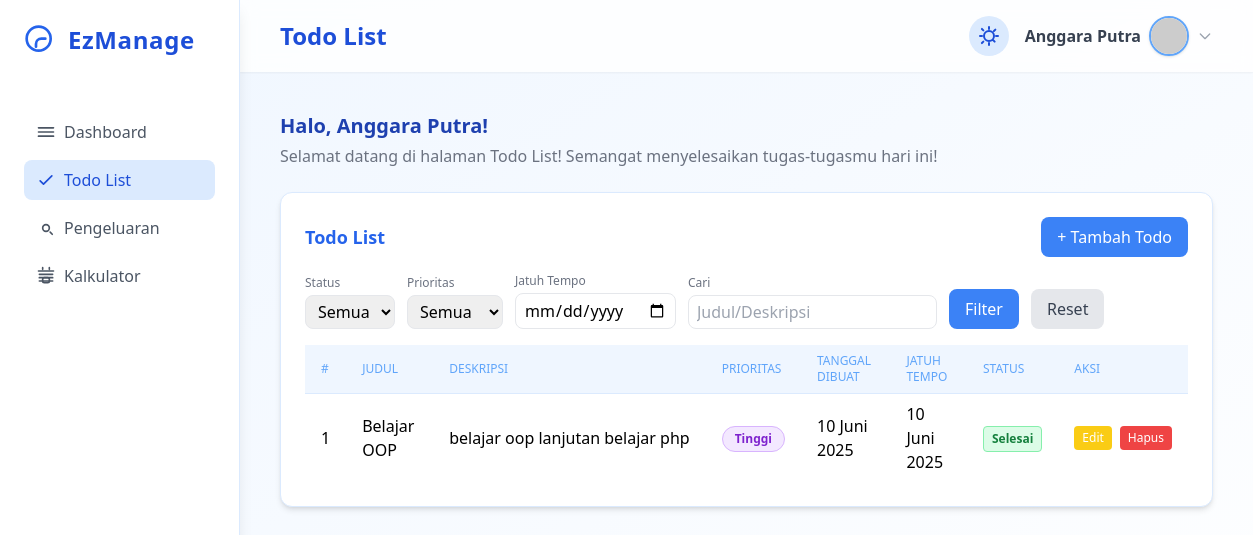
The app's page /todo.php (signed in) with its own data.
### tables this page shows
CREATE TABLE `users` (
  `id` int NOT NULL,
  `username` varchar(50) NOT NULL,
  `fullname` varchar(100) NOT NULL,
  `email` varchar(100) NOT NULL,
  `city` varchar(20) NOT NULL,
  `password_hash` varchar(255) NOT NULL,
  `profile_pic` varchar(100) NOT NULL,
  `created_at` datetime DEFAULT CURRENT_TIMESTAMP
);

CREATE TABLE `todos` (
  `id` int NOT NULL,
  `user_id` int NOT NULL,
  `title` varchar(255) NOT NULL,
  `description` text,
  `priority` enum('Tinggi','Sedang','Rendah') NOT NULL,
  `due_date` date DEFAULT NULL,
  `status` enum('Belum','Proses','Selesai') DEFAULT 'Belum',
  `created_at` datetime DEFAULT CURRENT_TIMESTAMP,
  `updated_at` datetime DEFAULT CURRENT_TIMESTAMP ON UPDATE CURRENT_TIMESTAMP
);

### todo.php (the view, shortened to what the rows shown need)
<?php
require_once 'functions/functions.php';
$user_login = $_SESSION['user'];
$todos = [];
$result = dbquery("SELECT * FROM todos WHERE user_id = " . intval($user_login['id']));
while ($row = mysqli_fetch_assoc($result)) {
    $todos[] = $row;
}
$status_filter = $_GET['status'] ?? '';
$due_filter = $_GET['due_date'] ?? '';
$priority_filter = $_GET['priority'] ?? '';
$search = $_GET['search'] ?? '';
$filtered_todos = array_filter($todos, function ($todo) use ($status_filter, $due_filter, $priority_filter, $search) {
    $status_ok = !$status_filter || $todo['status'] === $status_filter;
    $due_ok = !$due_filter || $todo['due_date'] === $due_filter;
    $priority_ok = !$priority_filter || (isset($todo['priority']) && $todo['priority'] === $priority_filter);
    $search_ok = !$search || stripos($todo['title'], $search) !== false || stripos($todo['description'], $search) !== false;
    return $status_ok && $due_ok && $priority_ok && $search_ok;
});
$user = get_user_by_id($user_login['id']);
$profilePic = !empty($user['profile_pic']) && file_exists('assets/profiles/' . $user['profile_pic'])
    ? 'assets/profiles/' . $user['profile_pic']
    : 'https://ui-avatars.com/api/?name=' . urlencode($user['fullname']) . '&background=4f8ef7&color=fff';
?>
<!DOCTYPE html>
<html lang="en">
<head>
    <script src="https://cdn.tailwindcss.com"></script>
</head>
<body class="bg-gradient-to-br from-blue-50 to-white min-h-screen font-sans dark:bg-gradient-to-br dark:from-gray-900 dark:to-gray-800">
    <div class="flex min-h-screen">
        <div class="flex-1 flex flex-col md:ml-60 ml-20">
            <header class="bg-white/80 backdrop-blur shadow-sm flex items-center justify-between px-4 md:px-10 py-4 sticky top-0 z-20 dark:bg-gray-900/80 dark:shadow-gray-900/30">
                <h1 class="text-xl md:text-2xl font-bold text-blue-700 dark:text-blue-200">Todo List</h1>
                <div class="flex items-center gap-4">
                    <div class="relative">
                        <button id="profileDropdownBtn" class="flex items-center gap-2 focus:outline-none group">
                            <span class="font-semibold text-gray-700 hidden md:inline dark:text-gray-200"><?= htmlspecialchars(get_user_by_id($user_login['id'])['fullname']) ?></span>
                            <img id="profileImage" src="<?= htmlspecialchars($profilePic) ?>" alt="Profile" class="w-9 h-9 md:w-10 md:h-10 rounded-full border-2 border-blue-400 shadow object-cover">
                            <svg class="w-4 h-4 text-gray-400 group-hover:text-blue-500 dark:text-gray-300 dark:group-hover:text-blue-300" fill="none" stroke="currentColor" stroke-width="2" viewBox="0 0 24 24">
                                <path stroke-linecap="round" stroke-linejoin="round" d="M19 9l-7 7-7-7" />
                            </svg>
                        </button>
                    </div>
                </div>
            </header>
            <main class="flex-1 p-4 md:p-10">
                <div class="mb-6">
                    <h2 class="text-lg md:text-xl font-semibold text-blue-800 mb-1 dark:text-blue-200">Halo, <?= htmlspecialchars(get_user_by_id($user_login['id'])['fullname']) ?>!</h2>
                    <p class="text-gray-500 dark:text-gray-300">Selamat datang di halaman Todo List! Semangat menyelesaikan tugas-tugasmu hari ini!</p>
                </div>
                <?php
                usort($filtered_todos, function ($a, $b) {
                    if ($a['status'] === 'Selesai' && $b['status'] !== 'Selesai') return 1;
                    if ($a['status'] !== 'Selesai' && $b['status'] === 'Selesai') return -1;
                    $dateA = strtotime($a['due_date']);
                    $dateB = strtotime($b['due_date']);
                    return $dateA <=> $dateB;
                });
                ?>
                <div class="bg-white rounded-xl shadow-md p-6 border border-blue-100 dark:bg-gray-900 dark:border-gray-800">
                    <div class="overflow-x-auto">
                        <table class="min-w-full divide-y divide-blue-100 dark:divide-blue-900/40">
                            <thead class="bg-blue-50 dark:bg-gray-800">
                                <tr>
                                    <th class="px-4 py-2 text-left text-xs font-medium text-blue-400 uppercase dark:text-blue-300">#</th>
                                    <th class="px-4 py-2 text-left text-xs font-medium text-blue-400 uppercase dark:text-blue-300">Judul</th>
                                    <th class="px-4 py-2 text-left text-xs font-medium text-blue-400 uppercase dark:text-blue-300">Deskripsi</th>
                                    <th class="px-4 py-2 text-left text-xs font-medium text-blue-400 uppercase dark:text-blue-300">Prioritas</th>
                                    <th class="px-4 py-2 text-left text-xs font-medium text-blue-400 uppercase dark:text-blue-300">Tanggal Dibuat</th>
                                    <th class="px-4 py-2 text-left text-xs font-medium text-blue-400 uppercase dark:text-blue-300">Jatuh Tempo</th>
                                    <th class="px-4 py-2 text-left text-xs font-medium text-blue-400 uppercase dark:text-blue-300">Status</th>
                                    <th class="px-4 py-2 text-left text-xs font-medium text-blue-400 uppercase dark:text-blue-300">Aksi</th>
                                </tr>
                            </thead>
                            <tbody class="divide-y divide-blue-50 dark:divide-blue-900/40">
                                <?php
                                function format_tanggal($tanggal)
                                {
                                    $bulan = [
                                        1 => 'Januari',
                                        'Februari',
                                        'Maret',
                                        'April',
                                        'Mei',
                                        'Juni',
                                        'Juli',
                                        'Agustus',
                                        'September',
                                        'Oktober',
                                        'November',
                                        'Desember'
                                    ];
                                    if (preg_match('/\d{4}-\d{2}-\d{2} \d{2}:\d{2}:\d{2}/', $tanggal)) {
                                        $dt = DateTime::createFromFormat('Y-m-d H:i:s', $tanggal);
                                        if ($dt) {
                                            return $dt->format('d') . ' ' . $bulan[(int)$dt->format('m')] . ' ' . $dt->format('Y');
                                        }
                                    } else {
                                        $parts = explode('-', $tanggal);
                                        if (count($parts) == 3) {
                                            return $parts[2] . ' ' . $bulan[(int)$parts[1]] . ' ' . $parts[0];
                                        }
                                    }
                                    return htmlspecialchars($tanggal);
                                }
                                function badge_prioritas($prioritas)
                                {
                                    switch ($prioritas) {
                                        case 'Tinggi':
                                            return '<span class="inline-flex items-center px-3 py-1 rounded-full bg-purple-100 text-purple-700 font-semibold text-xs border border-purple-300 dark:bg-purple-900/40 dark:text-purple-200 dark:border-purple-700">Tinggi</span>';
                                    }
                                }
                                function potong_deskripsi($desc, $max = 50)
                                {
                                    $desc = strip_tags($desc);
                                    return htmlspecialchars($desc);
                                }
                                function potong_judul($judul, $max = 30)
                                {
                                    $judul = strip_tags($judul);
                                    return htmlspecialchars($judul);
                                }
                                $i = 1;
                                foreach ($filtered_todos as $todo): ?>
                                    <tr class="hover:bg-blue-50 dark:hover:bg-blue-900/40 transition-colors cursor-pointer"
                                        onclick="openModal('edit', <?= htmlspecialchars(json_encode($todo)) ?>)">
                                        <td class="px-4 py-2 dark:text-gray-200"><?= $i++ ?></td>
                                        <td class="px-4 py-2 dark:text-gray-200" title="<?= htmlspecialchars($todo['title']) ?>">
                                            <?= potong_judul($todo['title'], 30) ?>
                                        </td>
                                        <td class="px-4 py-2 max-w-xs truncate dark:text-gray-200" title="<?= htmlspecialchars($todo['description']) ?>">
                                            <?= potong_deskripsi($todo['description'], 50) ?>
                                        </td>
                                        <td class="px-4 py-2">
                                            <?= isset($todo['priority']) ? badge_prioritas($todo['priority']) : badge_prioritas('') ?>
                                        </td>
                                        <td class="px-4 py-2 dark:text-gray-200">
                                            <?= isset($todo['created_at']) ? format_tanggal($todo['created_at']) : '-' ?>
                                        </td>
                                        <td class="px-4 py-2 dark:text-gray-200"><?= format_tanggal($todo['due_date']) ?></td>
                                        <td class="px-4 py-2">
                                            <?php if ($todo['status'] == 'Selesai'): ?>
                                                <span class="inline-flex items-center px-2 py-1 rounded bg-green-100 text-green-700 text-xs font-semibold border border-green-300 dark:bg-green-900/40 dark:text-green-300 dark:border-green-700">
                                                    Selesai
                                                </span>
                                            <?php elseif ($todo['status'] == 'Proses'): ?>
                                                <span class="inline-flex items-center px-2 py-1 rounded bg-yellow-50 text-yellow-700 text-xs font-semibold border border-yellow-200 dark:bg-yellow-900/40 dark:text-yellow-200 dark:border-yellow-600">
                                                    Proses
                                                </span>
                                            <?php else: ?>
                                                <span class="inline-flex items-center px-2 py-1 rounded bg-red-50 text-red-600 text-xs font-semibold border border-red-200 dark:bg-red-900/40 dark:text-red-300 dark:border-red-700">
                                                    Belum
                                                </span>
                                            <?php endif; ?>
                                        </td>
                                        <td class="px-4 py-2">
                                            <div class="flex gap-2 justify-center items-center" onclick="event.stopPropagation();">
                                                <button onclick="openModal('edit', <?= htmlspecialchars(json_encode($todo)) ?>)" class="bg-yellow-400 hover:bg-yellow-500 text-white px-2 py-1 rounded text-xs dark:bg-yellow-600 dark:hover:bg-yellow-700">Edit</button>
                                                <button onclick="openModal('delete', <?= $todo['id'] ?>)" class="bg-red-500 hover:bg-red-600 text-white px-2 py-1 rounded text-xs dark:bg-red-700 dark:hover:bg-red-800">Hapus</button>
                                            </div>
                                        </td>
                                    </tr>
                                <?php endforeach; ?>
                            </tbody>
                        </table>
                    </div>
                </div>
            </main>
        </div>
    </div>
</body>
</html>

### records on screen
users: fullname "Anggara Putra"
todos: title "Belajar OOP", description "belajar oop lanjutan belajar php", priority "Tinggi", created_at "10 Juni 2025", due_date "10 Juni 2025", status "Selesai"
